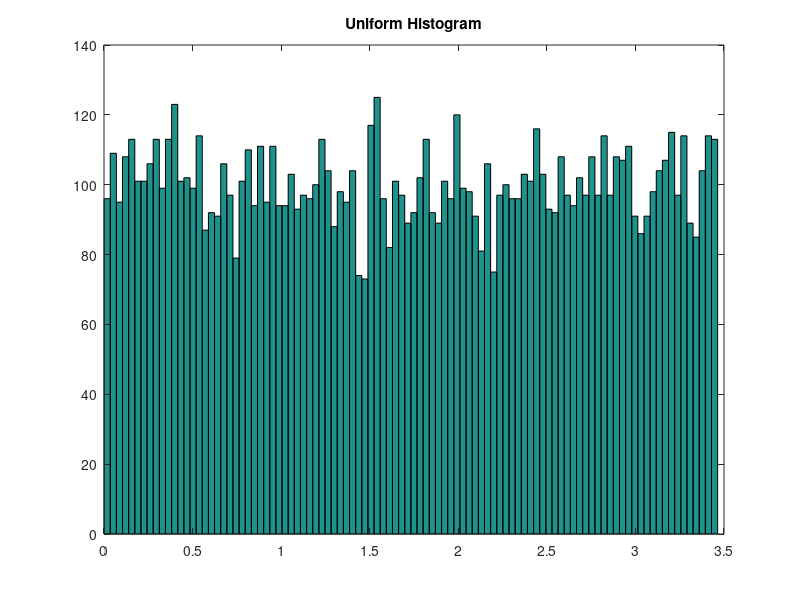
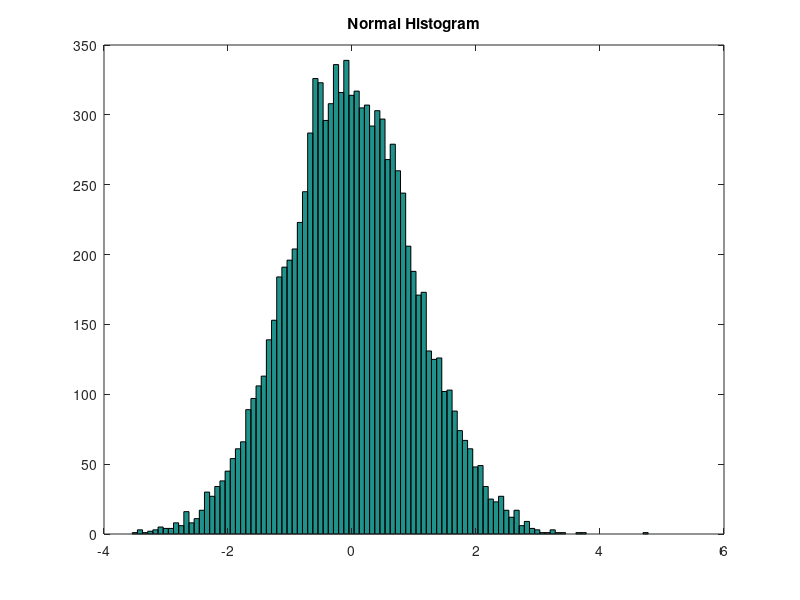

Write the MATLAB code that produced these figures, in order. (Note: this script raises an error after producing the figures.)
% Entropy Calculator 
%
% Purpose 
% To compare analytic and estimated values of entropy for two distributions 
% Record of Revision : 
%       date            programmer            description
%       ====            ==========            ===========
%     05/24/2019     Mehrdad Kashefi        Original code 
% 
% Define variables : 
%   num_bin       -- Number of bins to calculate histogram 
%   num_sample    -- Number of samples used
%...........................................................
% clearing the page and variables
clear;
clc;
close all;
%% Create samples
num_bin = 100; % Number of bins to claculate histograms and entropy
num_sample = 10000; % Number of samples 
variance = 1;  % Variance of distributions
x_normal = random('Normal',0,variance,num_sample,1); 
x_uniform = random('Uniform',0,sqrt(12*variance),num_sample,1);
%% Plot Histograms
figure
hist(x_uniform,num_bin)
title('Uniform Histogram')

figure
hist(x_normal,num_bin)
title('Normal Histogram')
%% Calculate Real and Stimated Entropies
entropy_normal_estimated = sample_entropy(x_normal,num_bin);
entropy_normal = log(variance*sqrt(2*pi*exp(1)));
% Uniform
entropy_uniform_estimated = sample_entropy(x_uniform,num_bin);
entropy_uniform = log(max(x_uniform)-min(x_uniform));
%% Print Results
disp('Uniform Distribution')
disp(['Analytic Entropy: ', num2str(entropy_uniform)])
disp(['Estimated Entropy: ',num2str(entropy_uniform_estimated)])
disp(['Estimation Error: ',num2str( abs( entropy_uniform-entropy_uniform_estimated))])
disp('===============')
disp('Normal Distribution')
disp(['Analytic Entropy: ', num2str(entropy_normal)])
disp(['Estimated Entropy: ',num2str(entropy_normal_estimated)])
disp(['Estimation Error: ',num2str( abs(entropy_normal-entropy_normal_estimated))])